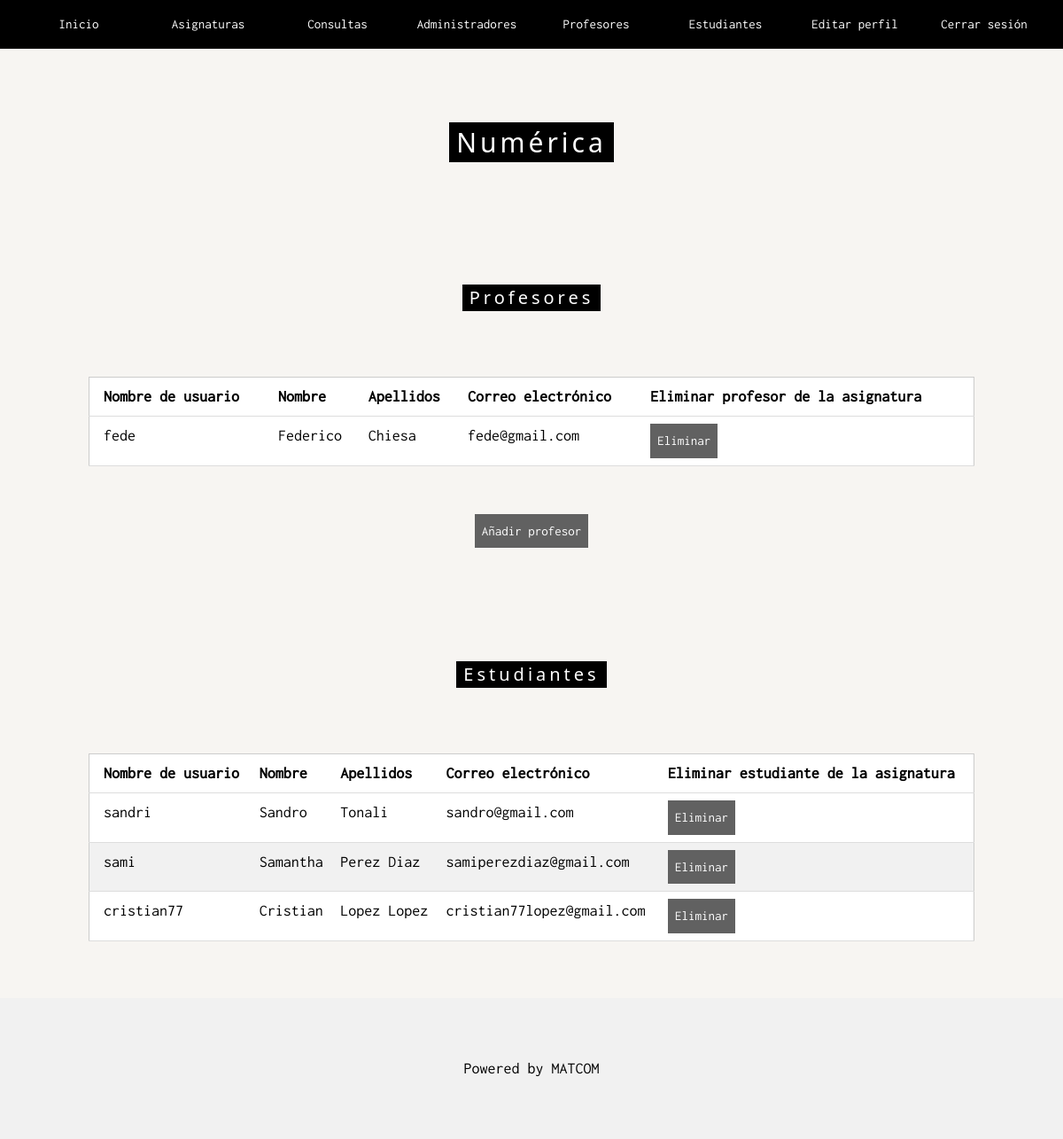
The app's page /subjects/subject_admin/4 (signed in) with its own data.
### apps/subjects/models.py (models this page shows, shortened)
class Subject(models.Model):
    id=models.AutoField(primary_key=True)
    name=models.CharField(max_length=100,unique=True)

### apps/imparts/models.py (models this page shows)
class Imparts(models.Model):
    id=models.AutoField(primary_key=True)
    professor = models.ForeignKey(Professor, models.SET_NULL,default=0,null=True)
    subject = models.ForeignKey(Subject, models.CASCADE,default=0)
    class Meta:
        unique_together = (('professor','subject'),)

### apps/study/models.py (models this page shows)
class Study(models.Model):
    id=models.AutoField(primary_key=True)
    student=models.ForeignKey(Student,models.CASCADE,default=0)
    subject=models.ForeignKey(Subject,models.CASCADE,default=0)
    credits=models.IntegerField(default=0)
    class Meta:
        unique_together=(('student','subject'),)

### apps/admins/views.py (the view)
# urls.py: path('subjects/subject_admin/<int:pk>',list,name='subject_admin'),
@permission_required('admins.change_admin')
def list(request,pk):
    subject=Subject.objects.get(id=pk)
    imparts=Imparts.objects.filter(subject=pk).exclude(professor__isnull=True)
    study=Study.objects.filter(subject=pk)
    context={
        'subject':subject,
        'imparts':imparts,
        'study':study
    }
    return render(request,'subject_admin.html',context)

### templates/subject_admin.html (shortened to what this page needs)
{% extends "_base_template.html" %}
{% load static %}
{% block content %}
<div class="w3-sand w3-grayscale w3-large" style="min-height: 100%;">
    <div class="w3-content w3-padding-64" style="max-width:1000px">
        <h2 class="w3-center w3-padding-64"><span class="w3-tag w3-wide">{{subject.name}}</span></h2>
        <h4 class="w3-center w3-padding-64"><span class="w3-tag w3-wide">Profesores</span></h4>
        <table class="w3-table-all">
            <thead>
                <tr>
                    <th>Nombre de usuario</th>
                    <th>Nombre</th>
                    <th>Apellidos</th>
                    <th>Correo electrónico</th>
                    {% if perms.imparts.delete_imparts %}
                    <th>Eliminar profesor de la asignatura</th>
                    {% endif %}
                </tr>
            </thead>
            <tbody>
                {% for imp in imparts %}
                <tr>
                    <td>{{imp.professor.username}}</td>
                    <td>{{imp.professor.first_name}}</td>
                    <td>{{imp.professor.last_name}}</td>
                    <td >{{imp.professor.email}}</td>
                    {% if perms.imparts.delete_imparts %}
                    <td><a class="w3-button w3-tag w3-dark-grey" href="{% url 'delete_imparts' imp.id %}">Eliminar</a></td>
                    {% endif %}
                </tr>
                {% endfor %}
            </tbody>
        </table>
        <br> <br>
        <div class="w3-content w3-center">
            {%if perms.imparts.add_imparts%}
                <a class="w3-button w3-tag w3-dark-grey" href={%url 'create_imparts' subject.id %}>Añadir profesor</a>
            {%endif%}
        </div>
        <br><br>
        <h4 class="w3-center w3-padding-64"><span class="w3-tag w3-wide">Estudiantes</span></h4>
        <table class="w3-table-all">
            <thead>
                <tr>
                    <th>Nombre de usuario</th>
                    <th>Nombre</th>
                    <th>Apellidos</th>
                    <th>Correo electrónico</th>
                    {% if perms.study.delete_study %}
                        <th>Eliminar estudiante de la asignatura</th>
                    {% endif %}
                </tr>
            </thead>
            <tbody>
                {% for stu in study %}
                <tr>
                    <td>{{stu.student.username}}</td>
                    <td>{{stu.student.first_name}}</td>
                    <td>{{stu.student.last_name}}</td>
                    <td>{{stu.student.email}}</td>
                    {% if perms.study.delete_study %}
                    <td><a class="w3-button w3-tag w3-dark-grey" href="{% url 'delete_study' stu.id %}">Eliminar</a></td>
                    {% endif %}
                </tr>
                {% endfor %}
            </tbody>
        </table>
</div>
{% endblock %}

### static/css/w3.css (style rules this page uses)
*,*:before,*:after { box-sizing:inherit }
html { -ms-text-size-adjust:100%;-webkit-text-size-adjust:100% }
body { margin:0 }
a { background-color:transparent }
html,body { font-family:Verdana,sans-serif;font-size:15px;line-height:1.5 }
html { overflow-x:hidden }
h2 { font-size:30px }
h4 { font-size:20px }
h1,h2,h3,h4,h5,h6 { font-family:"Segoe UI",Arial,sans-serif;font-weight:400;margin:10px 0 }
.w3-wide { letter-spacing:4px }
a { color:inherit }
.w3-table,.w3-table-all { border-collapse:collapse;border-spacing:0;width:100%;display:table }
.w3-table-all { border:1px solid #ccc }
.w3-bordered tr,.w3-table-all tr { border-bottom:1px solid #ddd }
.w3-table-all tr:nth-child(odd) { background-color:#fff }
.w3-table-all tr:nth-child(even) { background-color:#f1f1f1 }
.w3-table td,.w3-table th,.w3-table-all td,.w3-table-all th { padding:8px 8px;display:table-cell;text-align:left;vertical-align:top }
.w3-table th:first-child,.w3-table td:first-child,.w3-table-all th:first-child,.w3-table-all td:first-child { padding-left:16px }
.w3-btn,.w3-button { font-size: 15px;border:none;display:inline-block;padding:8px 16px;vertical-align:middle;overflow:hidden;text-decoration:none;color:inherit;background-color:inherit;text-align:center;cursor:pointer;white-space:nowrap }
.w3-btn,.w3-button { -webkit-touch-callout:none;-webkit-user-select:none;-khtml-user-select:none;-moz-user-select:none;-ms-user-select:none;user-select:none }
.w3-badge,.w3-tag { background-color:#000;color:#fff;display:inline-block;padding-left:8px;padding-right:8px;text-align:center }
.w3-content,.w3-auto { margin-left:auto;margin-right:auto }
.w3-content { max-width:980px }
.w3-greyscale,.w3-grayscale { filter:grayscale(75%) }
.w3-large { font-size:18px!important }
.w3-center { text-align:center!important }
.w3-padding-64 { padding-top:64px!important;padding-bottom:64px!important }
.w3-sand,.w3-hover-sand:hover { color:#000!important;background-color:#fdf5e6!important }
.w3-dark-grey,.w3-hover-dark-grey:hover,.w3-dark-gray,.w3-hover-dark-gray:hover { color:#fff!important;background-color:#616161!important }

### static/css/style_main_temp.css (style rules this page uses)
body, html { height: 100%; font-family: "Inconsolata", sans-serif; }

### records on screen
Subject: name "Numérica"
Imparts: professor.username "fede", professor.first_name "Federico", professor.last_name "Chiesa", professor.email "fede@gmail.com"
Study: student.username "sandri", student.first_name "Sandro", student.last_name "Tonali", student.email "sandro@gmail.com"
Study: student.username "sami", student.first_name "Samantha", student.last_name "Perez Diaz", student.email "samiperezdiaz@gmail.com"
Study: student.username "cristian77", student.first_name "Cristian", student.last_name "Lopez Lopez", student.email "cristian77lopez@gmail.com"
